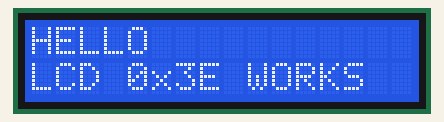
The program below on a simulated Raspberry Pi (BCM pin numbers). Shown: 16×2 character LCD.

Above: at 0.3 s.

The program:

lcd.py
```python
import smbus
import time

I2C_ADDR = 0x3E
bus = smbus.SMBus(1)

# Control bytes
CMD = 0x00
DATA = 0x40

def write_cmd(cmd):
    bus.write_byte_data(I2C_ADDR, CMD, cmd)
    time.sleep(0.001)

def write_data(data):
    bus.write_byte_data(I2C_ADDR, DATA, data)
    time.sleep(0.001)

def lcd_init():
    time.sleep(0.05)

    write_cmd(0x38)  # Function set: 8-bit, 2 line
    write_cmd(0x39)  # Extended mode
    write_cmd(0x14)  # Internal OSC freq
    write_cmd(0x70)  # Contrast low
    write_cmd(0x56)  # Power/contrast high
    write_cmd(0x6C)  # Follower control
    time.sleep(0.2)

    write_cmd(0x38)  # Normal mode
    write_cmd(0x0C)  # Display ON
    write_cmd(0x01)  # Clear
    time.sleep(0.01)

def lcd_clear():
    write_cmd(0x01)
    time.sleep(0.01)

def lcd_set_cursor(line, pos):
    addr = 0x80 + pos if line == 0 else 0xC0 + pos
    write_cmd(addr)

def lcd_print(text):
    for char in text:
        write_data(ord(char))

# -------- TEST --------
lcd_init()

lcd_set_cursor(0, 0)
lcd_print("HELLO")

lcd_set_cursor(1, 0)
lcd_print("LCD 0x3E WORKS")

while True:
    pass
```
